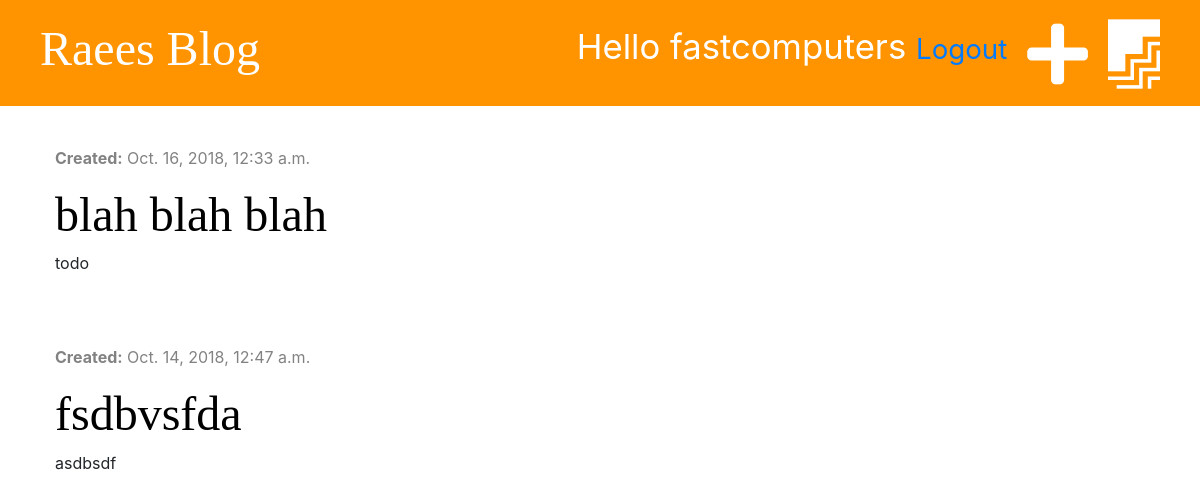
Page /drafts/ (signed in) on the earlier database version.
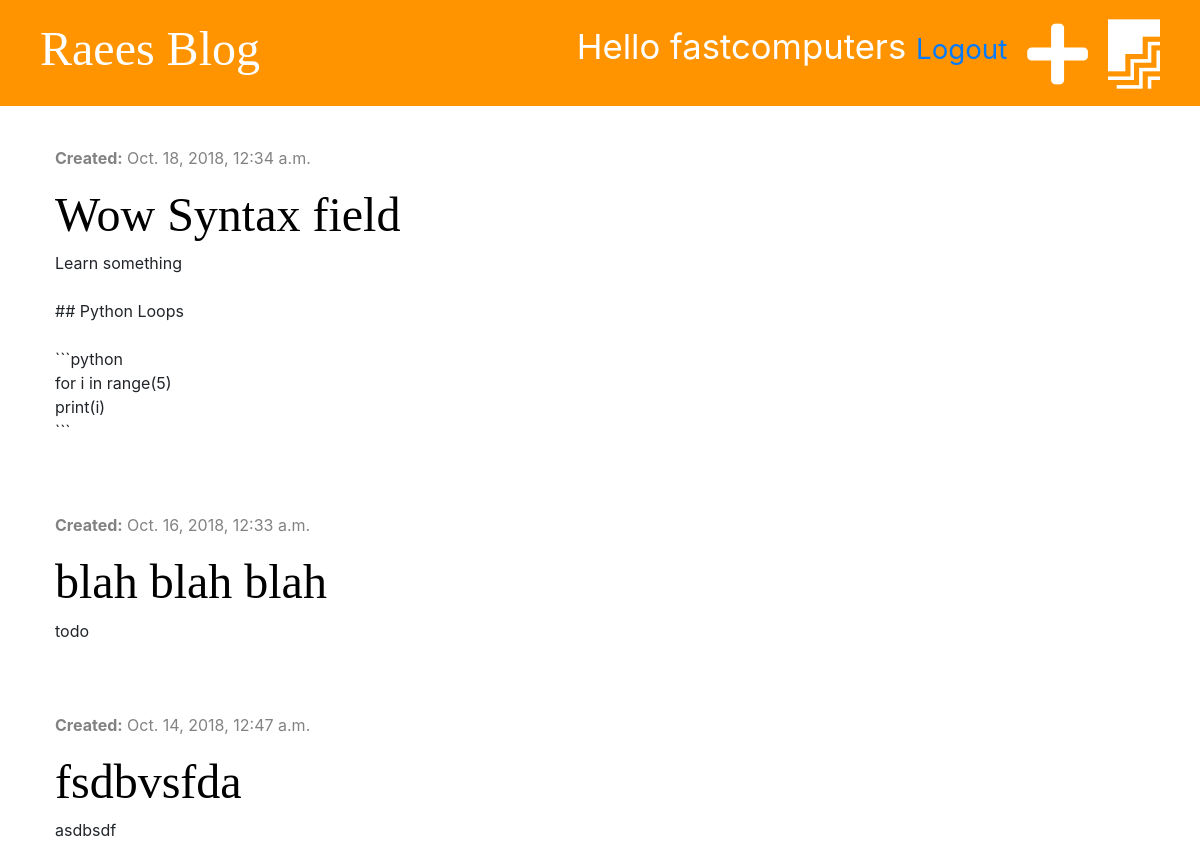
Same page on the later database version.
### blog/models.py (models this page shows, shortened)
class Post(models.Model):
    author = models.ForeignKey('auth.User', on_delete=models.CASCADE)
    title = models.CharField(max_length=200)
    text = models.TextField()
    created_date = models.DateTimeField(default=timezone.now)
    published_date = models.DateTimeField(blank=True, null=True)

### blog/views.py (the view)
# urls.py: path('drafts/', views.post_draft_list, name='post_draft_list'),
@login_required()
def post_draft_list(request):
    posts = Post.objects.filter(published_date__isnull=True).order_by('-created_date')
    stuff_for_frontend = {'posts': posts}
    return render(request, 'blog/post_draft_list.html', stuff_for_frontend)

### blog/templates/blog/post_draft_list.html (shortened to what this page needs)
{% extends 'blog/base.html' %}
{% block content %}
    {% for post in posts %}
        <div class="post">
            <p class="date"> <strong>Created:</strong> {{ post.created_date }}</p>
            <h2><a href="{% url 'post_detail' pk=post.pk %}"> {{ post.title }} </a> </h2>
            <p> {{ post.text|truncatechars:100|linebreaksbr }} </p>
        </div>
    {% endfor %}
{% endblock %}

### blog/templates/blog/base.html (shortened to what this page needs)
{% load staticfiles %}
<!DOCTYPE html>
<html lang="en">
<head>
    <link rel="stylesheet" href="https://stackpath.bootstrapcdn.com/bootstrap/4.1.3/css/bootstrap.min.css">
    <link rel="stylesheet" href="{% static 'css/blog.css' %}">
    <link rel="stylesheet" href="https://use.fontawesome.com/releases/v5.4.1/css/all.css">
    <link rel="stylesheet" href="{% static 'css/zenburn.css' %}">
</head>
<body>
<div class="page-header">
    {% if user.is_authenticated %}
        <a href="{% url 'post_draft_list' %}" class="top-menu"><i class="fab fa-firstdraft fa-2x"></i></a>
        <a href="{% url 'post_new' %}" class="top-menu"><i class="fas fa-plus fa-2x"></i></a>
        <p class="top-menu">Hello {{ user.username }} <small><a href="{% url 'logout' %}">Logout</a></small> </p>
    {% else %}
        <a href="{% url 'login' %}" class="top-menu"><i class="fas fa-sign-in-alt fa-2x"></i></a>
    {% endif %}
    <h1><a href="/">Raees Blog</a></h1>
</div>
<div class="content container">
    <div class="row">
        <div class="col-md-8">
            {% block content %}
            {% endblock %}
        </div>
    </div>
</div>
</body>
</html>

### blog/static/css/blog.css (style rules this page uses)
.page-header { background-color: #ff9400; margin-top: 0; padding: 20px 20px 20px 40px; }
.page-header h1, .page-header h1 a { color: #ffffff; font-size: 36pt; text-decoration: none; }
.content { margin: 40px; }
h1, h2, h3, h4 { font-family: 'Tangerine', 'Inconsolata', 'Droid Sans', serif; font-size: 48px; }
.date { color: #828282; }
.post { margin-bottom: 70px; }
.post h2 a { color: #000000; }
.top-menu { color: #ffffff; float: right; font-size: 26pt; margin-right: 20px; }

Differences in the rows shown:
added Post: created_date "Oct. 18, 2018, 12:34 a.m.", title "Wow Syntax field", text "Learn something ## Python Loops ```python for i in range(5) print(i) ```"
